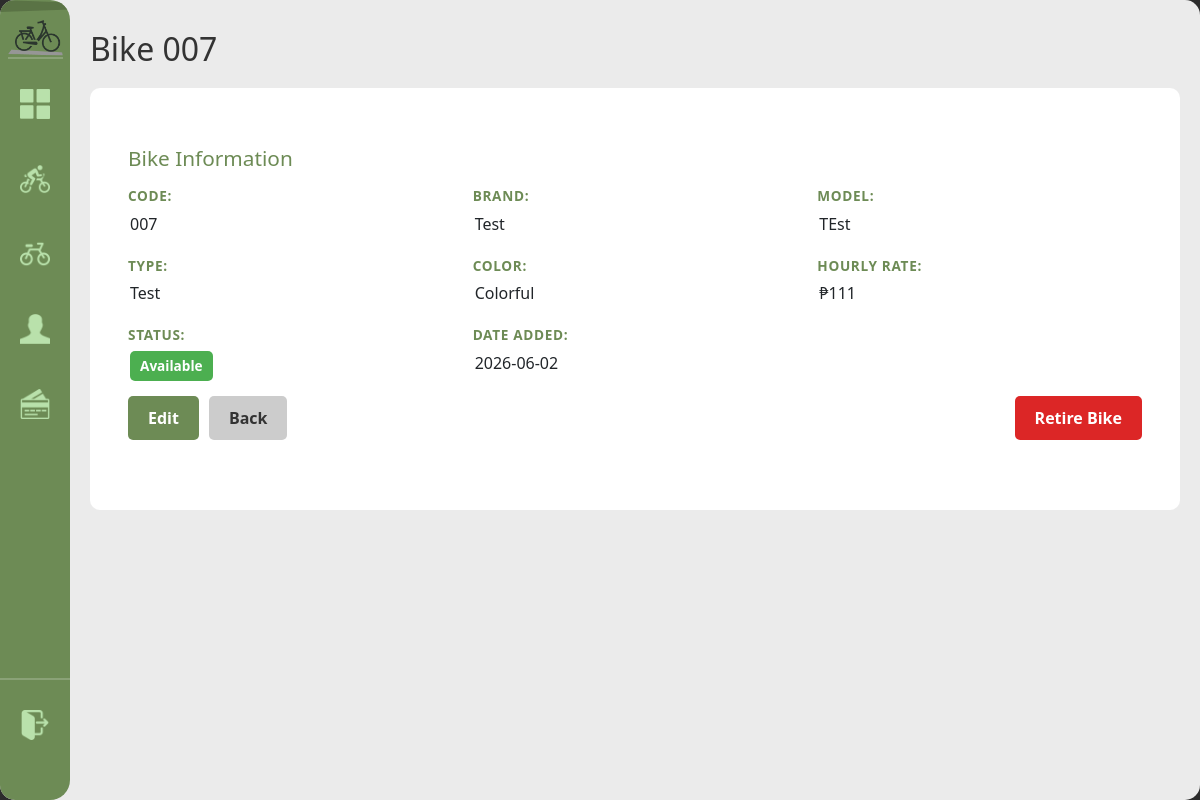
The app's page /bike/7 (signed in), older data.
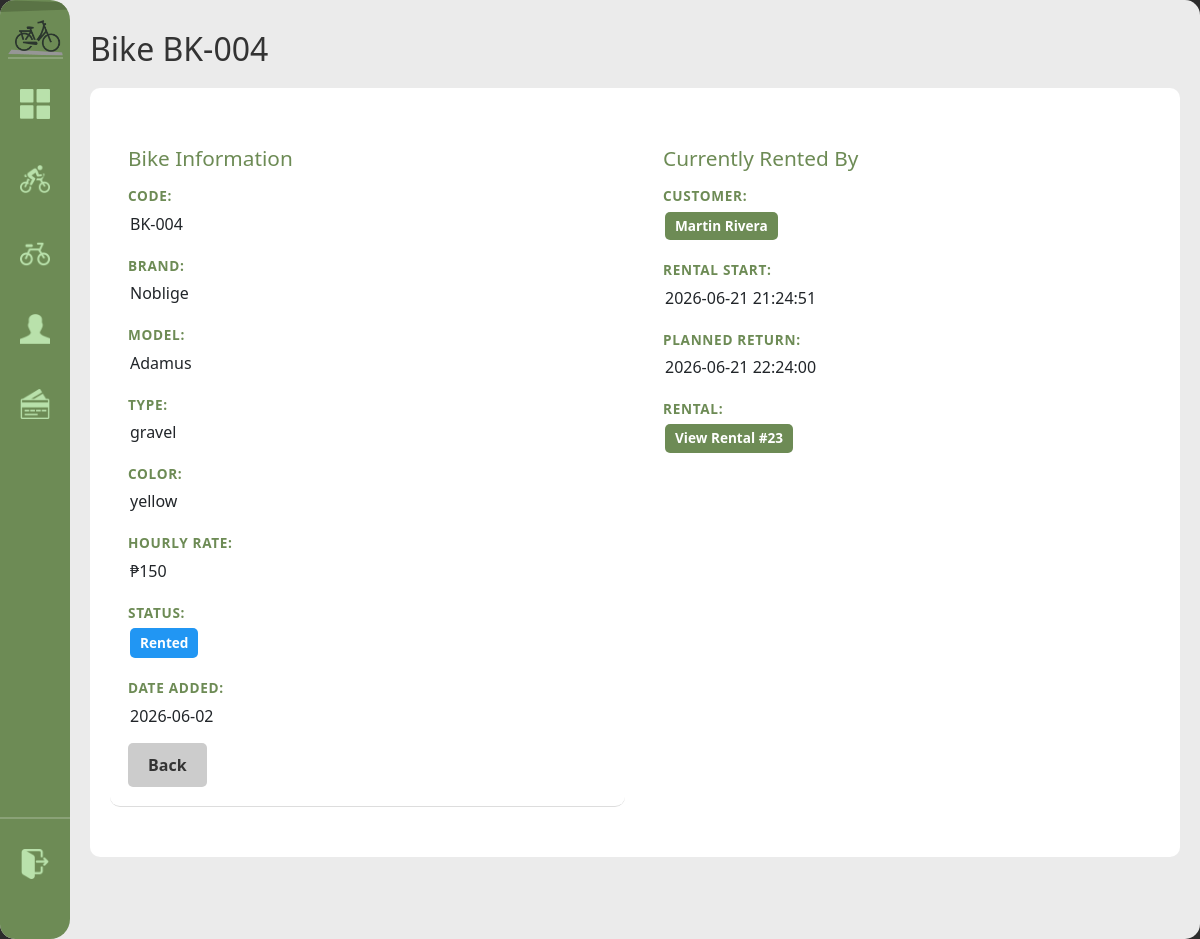
The same page, newer data.
### tables this page shows
CREATE TABLE bike (
            bike_id INTEGER PRIMARY KEY AUTOINCREMENT,
            bike_code TEXT NOT NULL UNIQUE,
            brand TEXT NOT NULL, model TEXT NOT NULL,
            color TEXT NOT NULL,
            bike_rate DECIMAL(8,2) NOT NULL DEFAULT 0,
            type TEXT NOT NULL DEFAULT 'standard',
            status TEXT NOT NULL DEFAULT 'available' CHECK(status IN('available','rented','retired')),
            date_added DATE NOT NULL DEFAULT(date('now','localtime'))
        );

CREATE TABLE rents (
            rental_id INTEGER PRIMARY KEY AUTOINCREMENT,
            customer_id INTEGER NOT NULL,
            bike_id INTEGER NOT NULL,
            staff_id INTEGER REFERENCES staff(staff_id) ON UPDATE CASCADE ON DELETE SET NULL,
            rental_start DATETIME NOT NULL DEFAULT(datetime('now','localtime')), planned_return DATETIME,
            FOREIGN KEY(customer_id) REFERENCES customer(customer_id) ON DELETE CASCADE,
            FOREIGN KEY(bike_id) REFERENCES bike(bike_id) ON DELETE CASCADE
        );

### handlers/bike_routes.py (the view)
@bikes_bp.route('/bike/<int:bid>')
@login_required
def bike_detail(bid):
    bike = database.get().get_bike(bid)
    current_renter = None
    if bike and bike['status'] == 'rented':
        current_renter = database.get().get_current_renter_for_bike(bid)
    return render_template('bike_detail.html', bike=bike, current_renter=current_renter)

### app.py (called while the page is built)
def get_sidebar_state():
    return request.cookies.get('sidebarState') == 'expanded'

@app.context_processor
def inject_sidebar_state():
    return dict(sidebar_expanded=get_sidebar_state())

@app.context_processor
def inject_current_staff():
    staff = current_staff()
    return dict(current_staff=staff, is_admin=staff and staff.get("role") == "admin")

### modules/auth.py (called while the page is built)
def login_required(view):
    @wraps(view)
    def wrapped(*args, **kwargs):
        if not session.get("staff_id"):
            return redirect(url_for("login"))
        return view(*args, **kwargs)
    return wrapped

def current_staff():
    if not session.get("staff_id"):
        return None
    return {
        "staff_id": session.get("staff_id"),
        "username": session.get("username"),
        "first_name": session.get("first_name"),
        "last_name": session.get("last_name"),
        "role": session.get("role"),
    }

### modules/database.py (called while the page is built)
def get():
    if not db: init()
    return db

    def get_bike(self, bid):
        query = "SELECT * FROM bike WHERE bike_id = ?"
        r = self.conn.execute(query, (bid,)).fetchone()
        return dict(r) if r else None

    def get_current_renter_for_bike(self, bid):
        query = """
            SELECT
                rents.rental_id,
                rents.rental_start,
                rents.planned_return,
                c.customer_id,
                c.first_name || ' ' || c.last_name AS customer_name
            FROM rents
            JOIN customer c ON rents.customer_id = c.customer_id
            WHERE rents.bike_id = ?
            AND NOT EXISTS (
                SELECT 1 FROM returns
                WHERE returns.customer_id = rents.customer_id
                    AND returns.bike_id = rents.bike_id
                    AND returns.rental_end >= rents.rental_start
            )
            ORDER BY rents.rental_start DESC
            LIMIT 1
        """
        r = self.conn.execute(query, (bid,)).fetchone()
        return dict(r) if r else None

### templates/bike_detail.html (shortened to what this page needs)
{% extends "base.html" %}
{% block content %}
<h1>Bike {{ bike['bike_code'] }}</h1>
<div class="detail-container">
    <div class="detail-section">
        <h2>Bike Information</h2>
        <div class="detail-grid">
            <div class="detail-item">
                <span class="label">Code:</span>
                <span class="value">{{ bike['bike_code'] }}</span>
            </div>
            <div class="detail-item">
                <span class="label">Brand:</span>
                <span class="value">{{ bike['brand'] }}</span>
            </div>
            <div class="detail-item">
                <span class="label">Model:</span>
                <span class="value">{{ bike['model'] }}</span>
            </div>
            <div class="detail-item">
                <span class="label">Type:</span>
                <span class="value">{{ bike['type'] }}</span>
            </div>
            <div class="detail-item">
                <span class="label">Color:</span>
                <span class="value">{{ bike['color'] }}</span>
            </div>
            <div class="detail-item">
                <span class="label">Hourly Rate:</span>
                <span class="value">₱{{ bike['bike_rate'] }}</span>
            </div>
            <div class="detail-item">
                <span class="label">Status:</span>
                <span class="value"><span class="status-badge status-{{ bike['status'] }}">{{ bike['status'].replace('_', ' ').title() }}</span></span>
            </div>
            <div class="detail-item">
                <span class="label">Date Added:</span>
                <span class="value">{{ bike['date_added'] }}</span>
            </div>
        </div>
        <div class="actions">
            {% if bike['status'] == 'available' %}
            <a href="{{ url_for('bikes.edit_bike', bid=bike['bike_id']) }}" class="btn-primary" sound-type="major">Edit</a>
            {% endif %}
            <a href="{{ url_for('bikes.registry') }}" class="btn-secondary" sound-type="minor">Back</a>
            {% if bike['status'] == 'available' %}
            <form method="POST" action="{{ url_for('bikes.retire_bike', bid=bike['bike_id']) }}" style="display:inline;">
                <button type="submit" class="btn-danger" sound-type="major">Retire Bike</button>
            </form>
            {% endif %}
        </div>
    </div>
    {% if current_renter %}
    <div class="detail-section">
        <h2>Currently Rented By</h2>
        <div class="detail-grid">
            <div class="detail-item">
                <span class="label">Customer:</span>
                <span class="value">
                    <a href="{{ url_for('customers.customer_detail', cid=current_renter['customer_id']) }}">
                        {{ current_renter['customer_name'] }}
                    </a>
                </span>
            </div>
            <div class="detail-item">
                <span class="label">Rental Start:</span>
                <span class="value">{{ current_renter['rental_start'] }}</span>
            </div>
            <div class="detail-item">
                <span class="label">Planned Return:</span>
                <span class="value">{{ current_renter['planned_return'] or 'Not set' }}</span>
            </div>
            <div class="detail-item">
                <span class="label">Rental:</span>
                <span class="value">
                    <a href="{{ url_for('rentals.rental_detail', rid=current_renter['rental_id']) }}">
                        View Rental #{{ current_renter['rental_id'] }}
                    </a>
                </span>
            </div>
        </div>
    </div>
    {% endif %}
</div>
{% endblock %}

### templates/base.html (shortened to what this page needs)
<!DOCTYPE html>
<html lang="en">
<head>
    <link rel="stylesheet" href="{{ url_for('static', filename='modals.css') }}">
    <link rel="stylesheet" href="{{ url_for('static', filename='style.css') }}">
</head>
<body>
    <div class="home-screen">
        <div class="sidebar" expand="{{ 'true' if sidebar_expanded else 'false' }}">
            <img class="sidebar-logo" src="{{url_for('static', filename='assets/imgs/Logo_mini.png') }}" alt="sidebar icon">
            <div class="nav-indicator"></div>
           <div class="nav-items">
                <a href="{{ url_for('home') }}"
                    class="nav-item" data-route="home">
                    <img src="{{ url_for('static', filename='assets/imgs/fsquare_icon.png') }}"   alt="Dashboard">
                </a>
                <a href="{{ url_for('rentals.rentals') }}"
                    class="nav-item" data-route="rentals.rentals">
                    <img src="{{ url_for('static', filename='assets/imgs/current_rent.png') }}"     alt="Rentals">
                </a>
                <a href="{{ url_for('bikes.registry') }}"
                    class="nav-item" data-route="bikes.registry">
                    <img src="{{ url_for('static', filename='assets/imgs/bike_icon.png') }}"       alt="Bikes">
                </a>
                <a href="{{ url_for('customers.customers') }}"
                    class="nav-item" data-route="customers.customers">
                    <img src="{{ url_for('static', filename='assets/imgs/person_icon.png') }}"   alt="Customers">
                </a>
                <a href="{{ url_for('payments.payments') }}"
                    class="nav-item" data-route="payments.payments">
                    <img src="{{ url_for('static', filename='assets/imgs/payments_icon.png') }}"    alt="Payments">
                </a>
            </div>
            <div class="logout-section">
                <a href="{{ url_for('logout') }}"
                    class="logout-btn" data-route="logout" sound-type="major">
                    <img src="{{ url_for('static', filename='assets/imgs/logout_icon.png') }}" alt="Logout">
                </a>
            </div>
        </div>
        <div class="main-content">
            {% block content %}{% endblock %}
        </div>
    </div>

### static/style.css (style rules this page uses)
:root { --primary-green: #6D8B55; --secondary-green: #566d42; --bg-light: #EBEBEB; --white: #FFFFFF; --sidebar-collapsed: 70px; --sidebar-expanded: 165px; }
body { margin: 0; font-family: 'Segoe UI', Tahoma, Geneva, Verdana, sans-serif; background-color: #2C2C2C; }
.home-screen { height: 100vh; width: 100vw; margin: 0 auto; background-color: var(--bg-light); border-radius: 15px; overflow: hidden; position: relative; }
.sidebar { position: absolute; top: 0; left: 0; height: 100%; z-index: 10; background-color: var(--primary-green); width: var(--sidebar-collapsed); display: flex; flex-direction: column; border-top-right-radius: 20px; border-bottom-right-radius: 20px; overflow: hidden; box-sizing: border-box; }
.sidebar-logo { width: 55px; height: auto; margin-top: 20px; margin-left: 10px; border-bottom: 2px solid rgba(255,255,255,0.2); transition: margin 0.211s ease; }
.sidebar[expand="false"] .sidebar-logo { margin-left: auto; margin-right: auto; }
.nav-items { display: flex; flex-direction: column; margin-top: 20px; gap: 15px; position: relative; }
.nav-item-top, .nav-item { display: flex; align-items: center; padding: 10px 0px 20px 20px; color: var(--white); text-decoration: none; font-weight: bold; font-size: 0.9rem; white-space: nowrap; gap: 21px; }
.nav-item img { width: 30px; height: 30px; flex-shrink: 0; pointer-events: none; filter: invert(80%) sepia(20%) saturate(400%) hue-rotate(60deg); }
.logout-section { display: flex; flex-direction: column; margin-top: auto; margin-bottom: 20px; padding-bottom: 20px; border-top: 2px solid rgba(255, 255, 255, 0.2); padding-top: 20px; }
.logout-btn { display: flex; align-items: center; padding: 10px 0px 20px 20px; color: var(--white); text-decoration: none; font-weight: bold; font-size: 0.9rem; white-space: nowrap; gap: 21px; transition: all 0.3s ease; border-radius: 8px; }
.logout-btn img { width: 30px; height: 30px; flex-shrink: 0; pointer-events: none; filter: invert(80%) sepia(20%) saturate(400%) hue-rotate(60deg); }
.nav-indicator { position: absolute; left: 0; width: auto; height: auto; border-left: var(--sidebar-expanded) solid var(--secondary-green); border-top: 6px solid transparent; border-bottom: 6px solid transparent; transition: top 0.3s ease; opacity: 0.6; z-index: 0; }
.sidebar:not(:hover) .nav-indicator, .sidebar[expand="false"] .nav-indicator { transition: opacity 0.3s ease; opacity: 0.8; }
.main-content { padding: 20px; opacity: 1; flex-direction: column; margin-left: var(--sidebar-collapsed); height: 100%; overflow: auto; }
.detail-container { display: flex; gap: 20px; padding: 20px; box-sizing: border-box; }
.detail-section { flex: 1 1 0; background: #fff; padding: 18px; border-radius: 10px; max-height: calc(100vh - 240px); overflow-y: auto; }
.btn-primary, .btn-secondary, button[type="submit"] { padding: 10px 20px; border: none; border-radius: 5px; cursor: pointer; font-weight: bold; text-decoration: none; display: inline-block; transition: all 0.3s ease; }
.btn-secondary { background-color: #ccc; color: #333; }
.actions { display: flex; align-items: center; gap: 10px; }
.detail-container { background: white; padding: 20px; border-radius: 10px; margin-bottom: 20px; }
.detail-section { margin-bottom: 30px; padding-bottom: 20px; border-bottom: 1px solid #ddd; }
.detail-section:last-child { border-bottom: none; }
.detail-grid { display: grid; grid-template-columns: repeat(auto-fit, minmax(250px, 1fr)); gap: 20px; margin: 15px 0; }
.detail-item { display: flex; flex-direction: column; gap: 5px; }
.detail-item .label { font-weight: 600; color: var(--primary-green); font-size: 0.85rem; text-transform: uppercase; letter-spacing: 0.05em; }
.detail-item .value { font-weight: 500; color: #212529; padding-left: 2px; }
.detail-item .value a { display: inline-block; padding: 4px 10px; background-color: var(--primary-green); color: var(--white); border-radius: 5px; text-decoration: none; font-weight: 600; font-size: 0.85rem; transition: background-color 0.3s ease; }
.status-badge { display: inline-block; padding: 5px 10px; border-radius: 5px; font-size: 0.85rem; font-weight: bold; }
.status-badge.status-rented { background-color: #2196F3; color: white; }
h1, h2 { color: #333; margin: 10px 0; }
h1 { font-size: 2rem; margin-bottom: 20px; }
h2 { font-size: 1.3rem; color: var(--primary-green); margin-top: 20px; margin-bottom: 15px; }
.detail-container .detail-section:first-child { flex: 1 1 0; }

Row changes from the older to the newer data that the page shows:
changed bike: bike_code "007" → "BK-004"; brand "Test" → "Noblige"; model "TEst" → "Adamus"; type "Test" → "gravel"; color "Colorful" → "yellow"; bike_rate "111" → "150"; status "available" → "rented" (drawn); status.replace "Available" → "Rented"
added rents: rental_start "2026-06-21 21:24:51", planned_return "2026-06-21 22:24:00", rental_id "23"
Text that changed along with them:
{{ current_renter['customer_name'] }}: (not shown) → "Martin Rivera"
text no longer shown: "Edit Retire Bike"
text now shown: "Currently Rented By CUSTOMER: RENTAL START: PLANNED RETURN: RENTAL: View Rental #"
